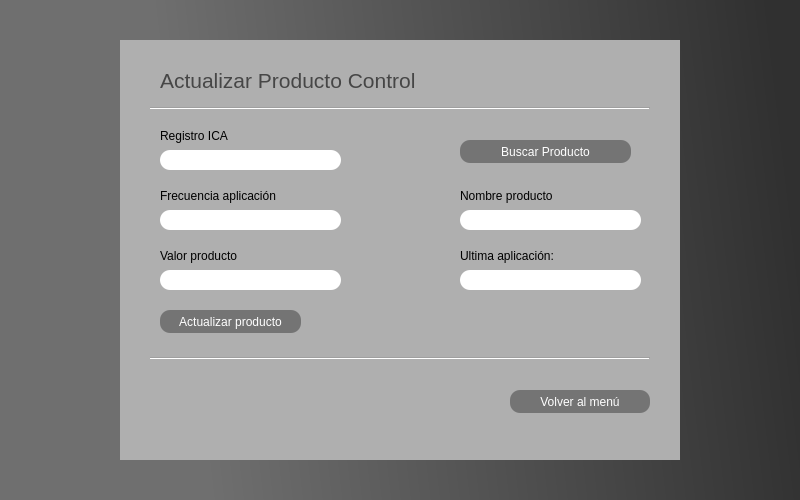
<?xml version="1.0" encoding="UTF-8"?>
<ui version="4.0">
 <class>MainWindow</class>
 <widget class="QMainWindow" name="MainWindow">
  <property name="geometry">
   <rect>
    <x>0</x>
    <y>0</y>
    <width>800</width>
    <height>500</height>
   </rect>
  </property>
  <property name="minimumSize">
   <size>
    <width>800</width>
    <height>500</height>
   </size>
  </property>
  <property name="maximumSize">
   <size>
    <width>800</width>
    <height>500</height>
   </size>
  </property>
  <property name="windowTitle">
   <string>MainWindow</string>
  </property>
  <property name="styleSheet">
   <string notr="true">QWidget#centralwidget{background-color: qlineargradient(spread:pad, x1:0, y1:0.625, x2:1, y2:0.551, stop:0.232955 rgba(111, 111, 111, 255), stop:1 rgba(74, 74, 74, 255));
background-color: qlineargradient(spread:pad, x1:0, y1:0.625, x2:1, y2:0.551, stop:0.232955 rgba(111, 111, 111, 255), stop:1 rgba(48, 48, 48, 255));}</string>
  </property>
  <widget class="QWidget" name="centralwidget">
   <widget class="QGroupBox" name="groupBox_2">
    <property name="geometry">
     <rect>
      <x>120</x>
      <y>40</y>
      <width>560</width>
      <height>420</height>
     </rect>
    </property>
    <property name="cursor">
     <cursorShape>ArrowCursor</cursorShape>
    </property>
    <property name="styleSheet">
     <string notr="true">QWidget#groupBox_2{background-color: qlineargradient(spread:pad, x1:0, y1:0.625, x2:1, y2:0.551, stop:0 rgba(175, 175, 175, 255));
font: 12pt &quot;MS Shell Dlg 2&quot;;
border: none;}

</string>
    </property>
    <property name="title">
     <string/>
    </property>
    <widget class="QLabel" name="label">
     <property name="geometry">
      <rect>
       <x>40</x>
       <y>20</y>
       <width>261</width>
       <height>41</height>
      </rect>
     </property>
     <property name="font">
      <font>
       <pointsize>16</pointsize>
      </font>
     </property>
     <property name="styleSheet">
      <string notr="true">color: rgb(70, 70, 70);</string>
     </property>
     <property name="text">
      <string>Actualizar Producto Control</string>
     </property>
    </widget>
    <widget class="QLineEdit" name="registroICAInput">
     <property name="geometry">
      <rect>
       <x>40</x>
       <y>110</y>
       <width>181</width>
       <height>20</height>
      </rect>
     </property>
     <property name="styleSheet">
      <string notr="true">border-radius:10px;
</string>
     </property>
     <property name="text">
      <string/>
     </property>
    </widget>
    <widget class="QLabel" name="label_7">
     <property name="geometry">
      <rect>
       <x>40</x>
       <y>80</y>
       <width>161</width>
       <height>31</height>
      </rect>
     </property>
     <property name="styleSheet">
      <string notr="true">font: 12pt &quot;MS Shell Dlg 2&quot;;</string>
     </property>
     <property name="text">
      <string>Registro ICA</string>
     </property>
    </widget>
    <widget class="QPushButton" name="actualizarProductoBoton">
     <property name="geometry">
      <rect>
       <x>40</x>
       <y>270</y>
       <width>141</width>
       <height>23</height>
      </rect>
     </property>
     <property name="cursor">
      <cursorShape>PointingHandCursor</cursorShape>
     </property>
     <property name="styleSheet">
      <string notr="true">QWidget#actualizarProductoBoton{border-radius:10px;
color: rgb(255, 255, 255);
background-color: qlineargradient(spread:pad, x1:0, y1:0.625, x2:1, y2:0.551, stop:0 rgba(116, 116, 116, 255));
border: 1px;
border-color: qlineargradient(spread:pad, x1:0, y1:0, x2:1, y2:1, stop:1 rgba(220, 220, 220, 255));}
QWidget#actualizarProductoBoton:hover{
	background-color: qlineargradient(spread:pad, x1:0, y1:0, x2:1, y2:1, stop:0 rgba(240, 240, 240, 255));
	color: rgb(68, 68, 68);
	border-color: rgb(68, 68, 68);
	shadow: large;
}</string>
     </property>
     <property name="text">
      <string>Actualizar producto</string>
     </property>
    </widget>
    <widget class="QLabel" name="label_8">
     <property name="geometry">
      <rect>
       <x>40</x>
       <y>140</y>
       <width>161</width>
       <height>31</height>
      </rect>
     </property>
     <property name="styleSheet">
      <string notr="true">font: 12pt &quot;MS Shell Dlg 2&quot;;</string>
     </property>
     <property name="text">
      <string>Frecuencia aplicación</string>
     </property>
    </widget>
    <widget class="QLineEdit" name="frecuenciaApInput">
     <property name="geometry">
      <rect>
       <x>40</x>
       <y>170</y>
       <width>181</width>
       <height>20</height>
      </rect>
     </property>
     <property name="styleSheet">
      <string notr="true">border-radius:10px;
</string>
     </property>
     <property name="text">
      <string/>
     </property>
    </widget>
    <widget class="Line" name="line">
     <property name="geometry">
      <rect>
       <x>30</x>
       <y>60</y>
       <width>500</width>
       <height>16</height>
      </rect>
     </property>
     <property name="autoFillBackground">
      <bool>false</bool>
     </property>
     <property name="orientation">
      <enum>Qt::Horizontal</enum>
     </property>
    </widget>
    <widget class="Line" name="line_2">
     <property name="geometry">
      <rect>
       <x>30</x>
       <y>310</y>
       <width>500</width>
       <height>16</height>
      </rect>
     </property>
     <property name="autoFillBackground">
      <bool>false</bool>
     </property>
     <property name="orientation">
      <enum>Qt::Horizontal</enum>
     </property>
    </widget>
    <widget class="QPushButton" name="volverMenuBoton">
     <property name="geometry">
      <rect>
       <x>390</x>
       <y>350</y>
       <width>140</width>
       <height>23</height>
      </rect>
     </property>
     <property name="cursor">
      <cursorShape>PointingHandCursor</cursorShape>
     </property>
     <property name="styleSheet">
      <string notr="true">QWidget#volverMenuBoton{border-radius:10px;
color: rgb(255, 255, 255);
background-color: qlineargradient(spread:pad, x1:0, y1:0.625, x2:1, y2:0.551, stop:0 rgba(116, 116, 116, 255));
border: 1px;
border-color: qlineargradient(spread:pad, x1:0, y1:0, x2:1, y2:1, stop:1 rgba(220, 220, 220, 255));}
QWidget#volverMenuBoton:hover{
	background-color: qlineargradient(spread:pad, x1:0, y1:0, x2:1, y2:1, stop:0 rgba(240, 240, 240, 255));
	color: rgb(68, 68, 68);
	border-color: rgb(68, 68, 68);
	shadow: large;
}</string>
     </property>
     <property name="text">
      <string>Volver al menú</string>
     </property>
    </widget>
    <widget class="QLabel" name="mensajeRetorno">
     <property name="geometry">
      <rect>
       <x>240</x>
       <y>290</y>
       <width>271</width>
       <height>16</height>
      </rect>
     </property>
     <property name="text">
      <string/>
     </property>
    </widget>
    <widget class="QLineEdit" name="nombreProductoInput">
     <property name="geometry">
      <rect>
       <x>340</x>
       <y>170</y>
       <width>181</width>
       <height>20</height>
      </rect>
     </property>
     <property name="styleSheet">
      <string notr="true">border-radius:10px;
</string>
     </property>
     <property name="text">
      <string/>
     </property>
    </widget>
    <widget class="QLabel" name="label_9">
     <property name="geometry">
      <rect>
       <x>340</x>
       <y>140</y>
       <width>161</width>
       <height>31</height>
      </rect>
     </property>
     <property name="styleSheet">
      <string notr="true">font: 12pt &quot;MS Shell Dlg 2&quot;;</string>
     </property>
     <property name="text">
      <string>Nombre producto</string>
     </property>
    </widget>
    <widget class="QLabel" name="propiedadTipoLabel">
     <property name="geometry">
      <rect>
       <x>340</x>
       <y>200</y>
       <width>161</width>
       <height>31</height>
      </rect>
     </property>
     <property name="styleSheet">
      <string notr="true">font: 12pt &quot;MS Shell Dlg 2&quot;;</string>
     </property>
     <property name="text">
      <string>Ultima aplicación:</string>
     </property>
    </widget>
    <widget class="QLineEdit" name="propiedadProductoInput">
     <property name="geometry">
      <rect>
       <x>340</x>
       <y>230</y>
       <width>181</width>
       <height>20</height>
      </rect>
     </property>
     <property name="styleSheet">
      <string notr="true">border-radius:10px;
</string>
     </property>
     <property name="text">
      <string/>
     </property>
    </widget>
    <widget class="QLabel" name="label_11">
     <property name="geometry">
      <rect>
       <x>40</x>
       <y>200</y>
       <width>161</width>
       <height>31</height>
      </rect>
     </property>
     <property name="styleSheet">
      <string notr="true">font: 12pt &quot;MS Shell Dlg 2&quot;;</string>
     </property>
     <property name="text">
      <string>Valor producto</string>
     </property>
    </widget>
    <widget class="QLineEdit" name="valorProductoInput">
     <property name="geometry">
      <rect>
       <x>40</x>
       <y>230</y>
       <width>181</width>
       <height>20</height>
      </rect>
     </property>
     <property name="styleSheet">
      <string notr="true">border-radius:10px;
</string>
     </property>
     <property name="text">
      <string/>
     </property>
    </widget>
    <widget class="QPushButton" name="buscarProductoBoton">
     <property name="geometry">
      <rect>
       <x>340</x>
       <y>100</y>
       <width>171</width>
       <height>23</height>
      </rect>
     </property>
     <property name="cursor">
      <cursorShape>PointingHandCursor</cursorShape>
     </property>
     <property name="styleSheet">
      <string notr="true">QWidget#buscarProductoBoton{border-radius:10px;
color: rgb(255, 255, 255);
background-color: qlineargradient(spread:pad, x1:0, y1:0.625, x2:1, y2:0.551, stop:0 rgba(116, 116, 116, 255));
border: 1px;
border-color: qlineargradient(spread:pad, x1:0, y1:0, x2:1, y2:1, stop:1 rgba(220, 220, 220, 255));}
QWidget#buscarProductoBoton:hover{
	background-color: qlineargradient(spread:pad, x1:0, y1:0, x2:1, y2:1, stop:0 rgba(240, 240, 240, 255));
	color: rgb(68, 68, 68);
	border-color: rgb(68, 68, 68);
	shadow: large;
}</string>
     </property>
     <property name="text">
      <string>Buscar Producto</string>
     </property>
    </widget>
   </widget>
  </widget>
 </widget>
 <resources/>
 <connections/>
</ui>
